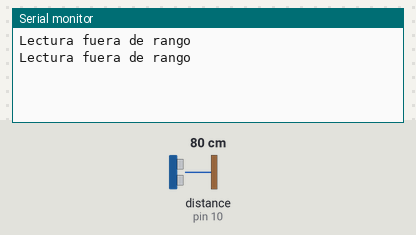
Simulated run of this sketch. Board: Arduino Uno, built with avr-gcc and run on an emulated ATmega328P. Parts: the last lines printed to the serial monitor. Wiring (inferred from the names in the program): ultrasonic range finder: trigger pin 9; echo pin 10. Inputs (shaded band) come from the test bench; at power-on: distance to the obstacle (sensor on pin 10) 80 cm. The echo pulse lasts 58.3 µs per cm.

Above: at 1.8 s.
1.9 s: distance to the obstacle (sensor on pin 10) set to 4 cm
At 2.6 s:
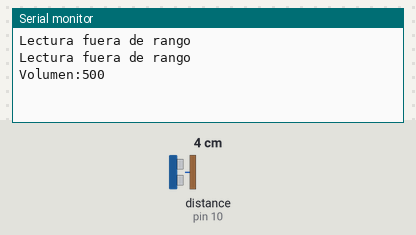
4.5 s: distance to the obstacle (sensor on pin 10) set to 9 cm
At 5.5 s:
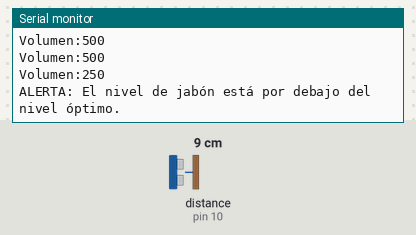

The sketch:

codigo-sensores-arduino.ino
```cpp
const int TriggerPin = 9;  // Pin conectado a Trig
const int EchoPin = 10;    // Pin conectado a Echo

long duration;
int distance;
const int Distancia_Vacia = 13;  // Distancia medida cuando el dispensador está vacío (en cm)
const int Distancia_Llena = 3;   // Distancia medida cuando el dispensador está lleno (en cm)
const int CapacidadMaxima = 500; // Capacidad máxima del dispensador (en ml)

// Definir umbrales (en ml)
const int UmbralAlerta = 250;    // Nivel óptimo por debajo del cual se da una alerta
const int UmbralCritico = 50;    // Nivel crítico que requiere acción inmediata

void setup() {
  pinMode(TriggerPin, OUTPUT);
  pinMode(EchoPin, INPUT);
  Serial.begin(9600); // Iniciar conexión serial con Raspberry Pi 5
}

void loop() {
  // Limpiar el pin Trigger
  digitalWrite(TriggerPin, LOW);
  delayMicroseconds(2);

  // Enviar un pulso de 10 microsegundos en el TriggerPin
  digitalWrite(TriggerPin, HIGH);
  delayMicroseconds(10);
  digitalWrite(TriggerPin, LOW);

  // Leer la duración del pulso en el EchoPin
  duration = pulseIn(EchoPin, HIGH);

  // Calcular la distancia (duración / 2) * velocidad del sonido (34300 cm/s)
  distance = duration * 0.034 / 2;

  // Asegurarse que la lectura esté dentro del rango válido
  if (distance >= Distancia_Llena && distance <= Distancia_Vacia) {
    // Calcular el volumen de jabón restante en ml
    int volumen_jabon = ((Distancia_Vacia - distance) * CapacidadMaxima) / (Distancia_Vacia - Distancia_Llena);

    // Enviar datos a la Raspberry Pi 5
    Serial.print("Volumen:");
    Serial.println(volumen_jabon);

    // Verificar los umbrales y generar alertas
    if (volumen_jabon <= UmbralCritico) {
      Serial.println("ALERTA CRÍTICA: El nivel de jabón es muy bajo. ¡Reponer inmediatamente!");
    } else if (volumen_jabon <= UmbralAlerta) {
      Serial.println("ALERTA: El nivel de jabón está por debajo del nivel óptimo.");
    }
  } else {
    Serial.println("Lectura fuera de rango");
  }

  delay(1000); // Esperar un segundo antes de la siguiente medición
}
```

Measured:
- after the input at 1.9 s, the serial monitor: prints a new line after 0.11 s (image 1)
- after the input at 4.5 s, the serial monitor: prints a new line after 0.51 s (image 2)
